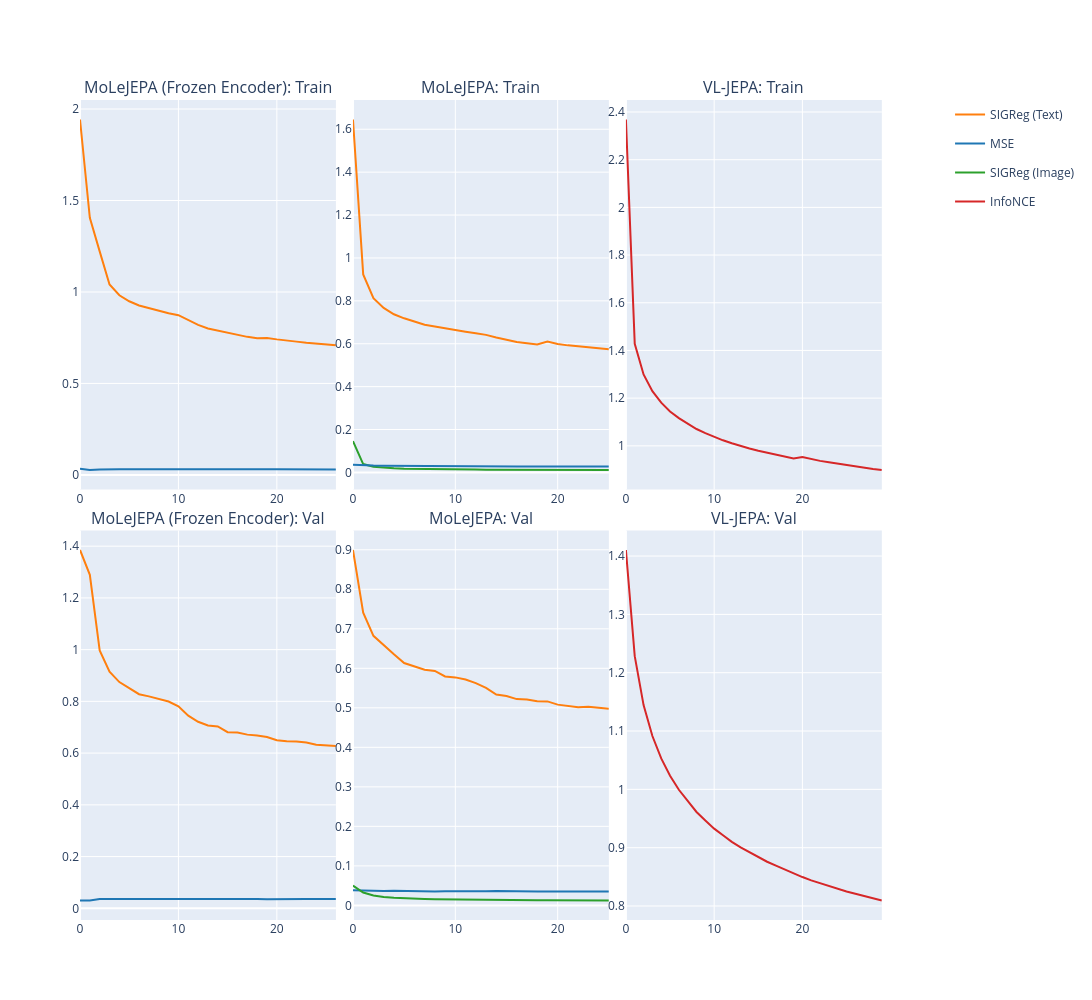

Here is the notebook cell this chart was saved with:
### Code cell
fig = subplots.make_subplots(
    len(all_subplots),
    len(all_subplots[0]),
    subplot_titles=[t for l in all_titles for t in l],
    vertical_spacing=0.05,  # Decrease this for a "tighter" layout
    horizontal_spacing=0.02,
    specs=[[{"secondary_y": True}] * len(all_subplots[0])] * len(all_subplots),
)

for i, plot_l in enumerate(all_subplots):
    for j, plot in enumerate(plot_l):
        for trace in plot.data:
            fig.add_trace(
                trace, row=i + 1, col=j + 1
            )

# Legend name mapping
fig.for_each_trace(
    lambda t: t.update(
        name=t.name.replace("loss_mse", "MSE")
            .replace("loss_reg_text", "SIGReg (Text)")
            .replace("loss_reg_image", "SIGReg (Image)")
            .replace("loss", "InfoNCE")
    ),
)

# Make sure no duplicates in legend
names = set()
fig.for_each_trace(
    lambda trace:
        trace.update(showlegend=False)
        if (trace.name in names) else names.add(trace.name))

fig.update_layout(height=1000, width=2000)
fig.show()

### Figure 1 — Plotly figure (JSON) as saved in the notebook; plotly's stock layout.template omitted (floating-point values rounded to 4 significant figures)
{"data": [{"hovertemplate": "loss_type=loss_reg_text<br>epoch=%{x}<br>loss=%{y}<extra></extra>", "legendgroup": "loss_reg_text", "line": {"color": "#FF7F0E", "dash": "solid"}, "marker": {"symbol": "circle"}, "mode": "lines", "name": "SIGReg (Text)", "orientation": "v", "showlegend": true, "type": "scatter", "x": [0, 1, 2, 3, 4, 5, 6, 7, 8, 9, 10, 11, 12, 13, 14, 15, 16, 17, 18, 19, 20, 21, 22, 23, 24, 25, 26], "xaxis": "x", "y": [1.943, 1.406, 1.222, 1.041, 0.9819, 0.9494, 0.9264, 0.9119, 0.8986, 0.8842, 0.873, 0.8457, 0.82, 0.8003, 0.7895, 0.7761, 0.7639, 0.7547, 0.7472, 0.7484, 0.7409, 0.7331, 0.7287, 0.7222, 0.7181, 0.7137, 0.7089], "yaxis": "y"}, {"hovertemplate": "loss_type=loss_mse<br>epoch=%{x}<br>loss=%{y}<extra></extra>", "legendgroup": "loss_mse", "line": {"color": "#1F77B4", "dash": "solid"}, "marker": {"symbol": "circle"}, "mode": "lines", "name": "MSE", "orientation": "v", "showlegend": true, "type": "scatter", "x": [0, 1, 2, 3, 4, 5, 6, 7, 8, 9, 10, 11, 12, 13, 14, 15, 16, 17, 18, 19, 20, 21, 22, 23, 24, 25, 26], "xaxis": "x", "y": [0.03387, 0.02678, 0.029, 0.03101, 0.03081, 0.03054, 0.03024, 0.03006, 0.02993, 0.02978, 0.02972, 0.03001, 0.03037, 0.03039, 0.03047, 0.03054, 0.03054, 0.03053, 0.03042, 0.03069, 0.03055, 0.03048, 0.03037, 0.03028, 0.03017, 0.03013, 0.03009], "yaxis": "y"}, {"hovertemplate": "loss_type=loss_reg_image<br>epoch=%{x}<br>loss=%{y}<extra></extra>", "legendgroup": "loss_reg_image", "line": {"color": "#2CA02C", "dash": "solid"}, "marker": {"symbol": "circle"}, "mode": "lines", "name": "SIGReg (Image)", "orientation": "v", "showlegend": true, "type": "scatter", "x": [0, 1, 2, 3, 4, 5, 6, 7, 8, 9, 10, 11, 12, 13, 14, 15, 16, 17, 18, 19, 20, 21, 22, 23, 24, 25], "xaxis": "x2", "y": [0.1457, 0.03885, 0.02693, 0.02171, 0.01889, 0.01719, 0.01613, 0.01531, 0.01467, 0.0142, 0.01378, 0.01346, 0.01315, 0.01286, 0.01263, 0.01247, 0.01227, 0.01215, 0.01201, 0.01196, 0.01177, 0.01158, 0.0115, 0.01138, 0.0113, 0.01119], "yaxis": "y3"}, {"hovertemplate": "loss_type=loss_mse<br>epoch=%{x}<br>loss=%{y}<extra></extra>", "legendgroup": "loss_mse", "line": {"color": "#1F77B4", "dash": "solid"}, "marker": {"symbol": "circle"}, "mode": "lines", "name": "MSE", "orientation": "v", "showlegend": false, "type": "scatter", "x": [0, 1, 2, 3, 4, 5, 6, 7, 8, 9, 10, 11, 12, 13, 14, 15, 16, 17, 18, 19, 20, 21, 22, 23, 24, 25], "xaxis": "x2", "y": [0.03603, 0.0327, 0.0321, 0.03138, 0.03084, 0.03037, 0.02989, 0.02952, 0.02925, 0.02896, 0.02875, 0.0285, 0.02836, 0.0282, 0.0282, 0.02823, 0.02815, 0.02809, 0.02793, 0.02873, 0.02852, 0.02838, 0.02826, 0.02808, 0.02796, 0.02781], "yaxis": "y3"}, {"hovertemplate": "loss_type=loss_reg_text<br>epoch=%{x}<br>loss=%{y}<extra></extra>", "legendgroup": "loss_reg_text", "line": {"color": "#FF7F0E", "dash": "solid"}, "marker": {"symbol": "circle"}, "mode": "lines", "name": "SIGReg (Text)", "orientation": "v", "showlegend": false, "type": "scatter", "x": [0, 1, 2, 3, 4, 5, 6, 7, 8, 9, 10, 11, 12, 13, 14, 15, 16, 17, 18, 19, 20, 21, 22, 23, 24, 25], "xaxis": "x2", "y": [1.646, 0.9233, 0.8123, 0.7671, 0.7374, 0.7185, 0.7034, 0.6882, 0.6805, 0.6714, 0.6637, 0.6558, 0.6485, 0.6414, 0.6294, 0.6172, 0.6086, 0.6025, 0.5961, 0.6099, 0.5989, 0.5924, 0.5876, 0.5845, 0.5786, 0.5744], "yaxis": "y3"}, {"hovertemplate": "loss_type=loss<br>epoch=%{x}<br>loss=%{y}<extra></extra>", "legendgroup": "loss", "line": {"color": "#D62728", "dash": "solid"}, "marker": {"symbol": "circle"}, "mode": "lines", "name": "InfoNCE", "orientation": "v", "showlegend": true, "type": "scatter", "x": [0, 1, 2, 3, 4, 5, 6, 7, 8, 9, 10, 11, 12, 13, 14, 15, 16, 17, 18, 19, 20, 21, 22, 23, 24, 25, 26, 27, 28, 29], "xaxis": "x3", "y": [2.369, 1.428, 1.299, 1.229, 1.181, 1.144, 1.116, 1.092, 1.07, 1.054, 1.037, 1.023, 1.011, 0.9989, 0.9891, 0.9792, 0.9702, 0.9618, 0.9539, 0.9465, 0.953, 0.9442, 0.9369, 0.9308, 0.9246, 0.9189, 0.9133, 0.9082, 0.9028, 0.8985], "yaxis": "y5"}, {"hovertemplate": "loss_type=loss_reg_text<br>epoch=%{x}<br>loss=%{y}<extra></extra>", "legendgroup": "loss_reg_text", "line": {"color": "#FF7F0E", "dash": "solid"}, "marker": {"symbol": "circle"}, "mode": "lines", "name": "SIGReg (Text)", "orientation": "v", "showlegend": false, "type": "scatter", "x": [0, 1, 2, 3, 4, 5, 6, 7, 8, 9, 10, 11, 12, 13, 14, 15, 16, 17, 18, 19, 20, 21, 22, 23, 24, 25, 26], "xaxis": "x4", "y": [1.385, 1.289, 0.9971, 0.9148, 0.8746, 0.8506, 0.8277, 0.8193, 0.809, 0.7996, 0.7811, 0.7447, 0.7211, 0.7066, 0.7028, 0.6808, 0.6793, 0.6714, 0.6684, 0.6622, 0.6497, 0.6455, 0.6444, 0.6411, 0.6324, 0.6305, 0.6275], "yaxis": "y7"}, {"hovertemplate": "loss_type=loss_mse<br>epoch=%{x}<br>loss=%{y}<extra></extra>", "legendgroup": "loss_mse", "line": {"color": "#1F77B4", "dash": "solid"}, "marker": {"symbol": "circle"}, "mode": "lines", "name": "MSE", "orientation": "v", "showlegend": false, "type": "scatter", "x": [0, 1, 2, 3, 4, 5, 6, 7, 8, 9, 10, 11, 12, 13, 14, 15, 16, 17, 18, 19, 20, 21, 22, 23, 24, 25, 26], "xaxis": "x4", "y": [0.03031, 0.03006, 0.03551, 0.03527, 0.0351, 0.03507, 0.03514, 0.03467, 0.03481, 0.035, 0.03496, 0.03597, 0.036, 0.03647, 0.03649, 0.03653, 0.03632, 0.03616, 0.03621, 0.03519, 0.03595, 0.03595, 0.03602, 0.0355, 0.03586, 0.03571, 0.03583], "yaxis": "y7"}, {"hovertemplate": "loss_type=loss_reg_text<br>epoch=%{x}<br>loss=%{y}<extra></extra>", "legendgroup": "loss_reg_text", "line": {"color": "#FF7F0E", "dash": "solid"}, "marker": {"symbol": "circle"}, "mode": "lines", "name": "SIGReg (Text)", "orientation": "v", "showlegend": false, "type": "scatter", "x": [0, 1, 2, 3, 4, 5, 6, 7, 8, 9, 10, 11, 12, 13, 14, 15, 16, 17, 18, 19, 20, 21, 22, 23, 24, 25], "xaxis": "x5", "y": [0.8995, 0.741, 0.6823, 0.6582, 0.6355, 0.6134, 0.6045, 0.5965, 0.5934, 0.5795, 0.577, 0.5714, 0.5627, 0.5505, 0.5338, 0.53, 0.522, 0.5211, 0.5164, 0.5162, 0.5081, 0.5047, 0.5013, 0.503, 0.501, 0.4976], "yaxis": "y9"}, {"hovertemplate": "loss_type=loss_mse<br>epoch=%{x}<br>loss=%{y}<extra></extra>", "legendgroup": "loss_mse", "line": {"color": "#1F77B4", "dash": "solid"}, "marker": {"symbol": "circle"}, "mode": "lines", "name": "MSE", "orientation": "v", "showlegend": false, "type": "scatter", "x": [0, 1, 2, 3, 4, 5, 6, 7, 8, 9, 10, 11, 12, 13, 14, 15, 16, 17, 18, 19, 20, 21, 22, 23, 24, 25], "xaxis": "x5", "y": [0.03859, 0.03752, 0.03719, 0.03626, 0.03677, 0.03585, 0.03631, 0.03538, 0.03501, 0.0357, 0.03533, 0.03546, 0.03528, 0.03557, 0.03655, 0.03578, 0.03635, 0.03561, 0.03523, 0.03543, 0.03531, 0.03497, 0.03563, 0.03513, 0.03542, 0.035], "yaxis": "y9"}, {"hovertemplate": "loss_type=loss_reg_image<br>epoch=%{x}<br>loss=%{y}<extra></extra>", "legendgroup": "loss_reg_image", "line": {"color": "#2CA02C", "dash": "solid"}, "marker": {"symbol": "circle"}, "mode": "lines", "name": "SIGReg (Image)", "orientation": "v", "showlegend": false, "type": "scatter", "x": [0, 1, 2, 3, 4, 5, 6, 7, 8, 9, 10, 11, 12, 13, 14, 15, 16, 17, 18, 19, 20, 21, 22, 23, 24, 25], "xaxis": "x5", "y": [0.05008, 0.03246, 0.02498, 0.021, 0.0191, 0.01774, 0.01692, 0.01617, 0.01567, 0.01523, 0.01477, 0.01442, 0.01416, 0.01382, 0.0136, 0.01336, 0.01312, 0.01303, 0.01289, 0.01305, 0.01269, 0.01251, 0.01263, 0.01237, 0.01233, 0.01228], "yaxis": "y9"}, {"hovertemplate": "loss_type=loss<br>epoch=%{x}<br>loss=%{y}<extra></extra>", "legendgroup": "loss", "line": {"color": "#D62728", "dash": "solid"}, "marker": {"symbol": "circle"}, "mode": "lines", "name": "InfoNCE", "orientation": "v", "showlegend": false, "type": "scatter", "x": [0, 1, 2, 3, 4, 5, 6, 7, 8, 9, 10, 11, 12, 13, 14, 15, 16, 17, 18, 19, 20, 21, 22, 23, 24, 25, 26, 27, 28, 29], "xaxis": "x6", "y": [1.41, 1.228, 1.144, 1.091, 1.053, 1.023, 0.9993, 0.9793, 0.9612, 0.9465, 0.9327, 0.9212, 0.91, 0.9006, 0.8921, 0.8836, 0.8759, 0.8693, 0.8624, 0.8563, 0.8497, 0.844, 0.839, 0.8339, 0.8295, 0.8248, 0.821, 0.8167, 0.8131, 0.8094], "yaxis": "y11"}], "layout": {"annotations": [{"font": {"size": 16}, "showarrow": false, "text": "MoLeJEPA (Frozen Encoder): Train", "x": 0.15, "xanchor": "center", "xref": "paper", "y": 1, "yanchor": "bottom", "yref": "paper"}, {"font": {"size": 16}, "showarrow": false, "text": "MoLeJEPA: Train", "x": 0.47, "xanchor": "center", "xref": "paper", "y": 1, "yanchor": "bottom", "yref": "paper"}, {"font": {"size": 16}, "showarrow": false, "text": "VL-JEPA: Train", "x": 0.79, "xanchor": "center", "xref": "paper", "y": 1, "yanchor": "bottom", "yref": "paper"}, {"font": {"size": 16}, "showarrow": false, "text": "MoLeJEPA (Frozen Encoder): Val", "x": 0.15, "xanchor": "center", "xref": "paper", "y": 0.475, "yanchor": "bottom", "yref": "paper"}, {"font": {"size": 16}, "showarrow": false, "text": "MoLeJEPA: Val", "x": 0.47, "xanchor": "center", "xref": "paper", "y": 0.475, "yanchor": "bottom", "yref": "paper"}, {"font": {"size": 16}, "showarrow": false, "text": "VL-JEPA: Val", "x": 0.79, "xanchor": "center", "xref": "paper", "y": 0.475, "yanchor": "bottom", "yref": "paper"}], "height": 1000, "width": 2000, "xaxis": {"anchor": "y", "domain": [0, 0.3]}, "xaxis2": {"anchor": "y3", "domain": [0.32, 0.62]}, "xaxis3": {"anchor": "y5", "domain": [0.64, 0.94]}, "xaxis4": {"anchor": "y7", "domain": [0, 0.3]}, "xaxis5": {"anchor": "y9", "domain": [0.32, 0.62]}, "xaxis6": {"anchor": "y11", "domain": [0.64, 0.94]}, "yaxis": {"anchor": "x", "domain": [0.525, 1]}, "yaxis10": {"anchor": "x5", "overlaying": "y9", "side": "right"}, "yaxis11": {"anchor": "x6", "domain": [0, 0.475]}, "yaxis12": {"anchor": "x6", "overlaying": "y11", "side": "right"}, "yaxis2": {"anchor": "x", "overlaying": "y", "side": "right"}, "yaxis3": {"anchor": "x2", "domain": [0.525, 1]}, "yaxis4": {"anchor": "x2", "overlaying": "y3", "side": "right"}, "yaxis5": {"anchor": "x3", "domain": [0.525, 1]}, "yaxis6": {"anchor": "x3", "overlaying": "y5", "side": "right"}, "yaxis7": {"anchor": "x4", "domain": [0, 0.475]}, "yaxis8": {"anchor": "x4", "overlaying": "y7", "side": "right"}, "yaxis9": {"anchor": "x5", "domain": [0, 0.475]}}}
